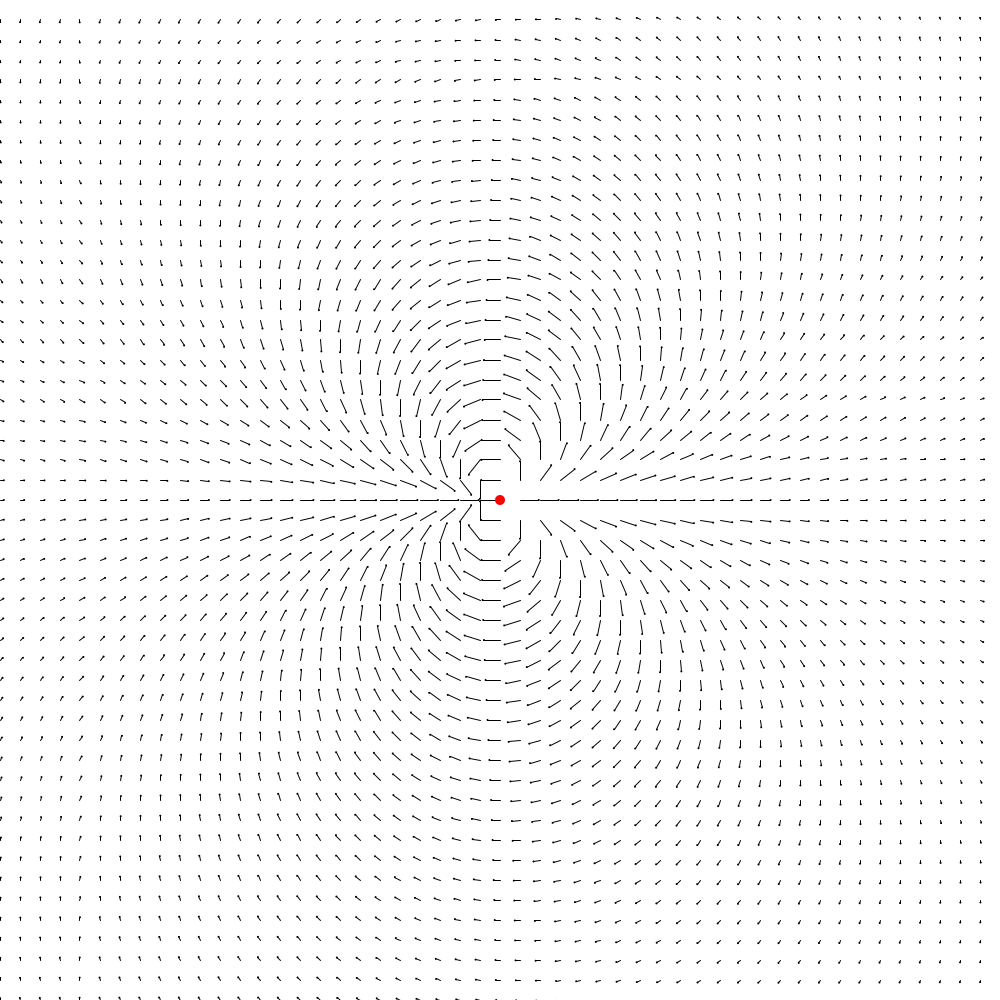
Frame 1 (no input)
Frame 60 (the mouse pressed at the canvas centre just before this capture): identical to frame 1, image omitted
Frame 120 (the mouse held since frame 60 and released just before this capture): identical to frame 1, image omitted

The Processing sketch that drew this single still picture (run headless with seeded random() and noise(); from frame 60 on, the mouse is pressed at the canvas centre):

// Processing sketch: Polya
// ── Polya.pde
//some constants
float pi = 3.141592653589793238462643383;
CXN i = new CXN(0,1);


float range = 1; //the edges of the graph will be range, irange, -range, -irange
int N = 50; //there will be N points distributed evenly through range; should be even for symmetry
float scale = 0.33;//fiddle with this to get the lengths in atan sweet spot
float len = 12;//max length is len*pi/2 

CXN[][] polya = new CXN[N][N];  
CXN V; //will hold the output during each plot step

//rotation stuff
float theta = 0.01;
CXN e = new CXN(0,0.1);
CXN w = new CXN(cos(theta),sin(theta));

void setup() {
  ellipseMode(CENTER);
  size(1000,1000);
  background(255);
  for (int j = 0; j < N; j++) {
    for (int k = 0; k < N; k++) {
     float n = j*2*range/N - range;
     float m = k*2*range/N - range;
     polya[j][k] = new CXN(n,m); //Initializes all of the domain points
    } 
  }
}  


void draw(){
  background(255);
 for (int j = 0; j < N; j++) {
  for (int k = 0; k < N; k++) {
   V = npole(polya[j][k],2);
   V.plot(polya[j][k]);
  }
 }
}
  
CXN npole(CXN A,int n){
  CXN V = new CXN(1,0);
  if(A.re()==0 && A.im()==0){
    return new CXN(0,0);
  }
  else{
    for(int k=0; k<n; k++){
      V = mul(V,A);
    }
  }
  return inv(V);
}

CXN neg(CXN A){
 return new CXN(-A.re(),-A.im()); 
}

CXN mul(CXN A, CXN B){
  float tempx = A.re()*B.re()-A.im()*B.im();
  float tempy = A.re()*B.im()+A.im()*B.re();
  return new CXN(tempx,tempy);
}

CXN inv(CXN A){
  float tempx = A.re()/(A.re()*A.re()+A.im()*A.im());
  float tempy = -A.im()/(A.re()*A.re()+A.im()*A.im());
  return new CXN(tempx,tempy);
}

CXN sum(CXN A, CXN B){
 float tempx = A.re()+B.re();
 float tempy = A.im()+B.im();
 return new CXN(tempx,tempy);
}

// ── CXN.pde
class CXN {
  float x;
  float y;
  
  CXN(float tempx, float tempy) {
    x = tempx;
    y = tempy;
  
   }
   
    float re() {
      return x;
    }
   
   float im() {
     return y;
   }
   
   float ma() {
     return sqrt(x*x+y*y);
   }
   
    CXN squared() {  
      float tempx = x*x - y*y;
      float tempy = 2*x*y;
      return new CXN(tempx,tempy);
    }
    
    CXN bar() {
      float tempx = x;
      float tempy = -y;
      return new CXN(tempx,tempy);
    }
    
    void plot(CXN L) { //plots this CXN at location given by the argument, CXN L
      fill(0,0,0);
      float px = 500 + L.re()*500/range;
      float py = 500 - L.im()*500/range;
     
      float dx = x/sqrt(x*x+y*y);
      float dy = -y/sqrt(x*x+y*y); //THIS THE SPOT for the Polya minus sign, maybe? perhaphs the negative should go earlier in the calculation 
      float m = len*atan(scale*sqrt(x*x+y*y));
      
      //float dx = x;
     // float dy = y;
      //float m = 1;
      
      if (x==0 && y==0){
         fill(255,0,0);
         noStroke();
         ellipse(px,py,10,10);
      }
      else{
        strokeWeight(1);
        stroke(0);
         line(px, py, px+m*dx,py-m*dy);
         noStroke();
      ellipse(px+m*dx,py-m*dy,2,2);
      }
      
    }

}
